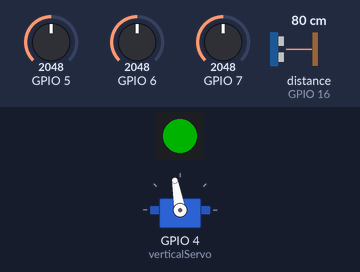
A sketch run on a simulated ESP32-S3. Parts: servo, 1 RGB LEDs in strip order, left to right. Wiring (inferred from the names in the program): ultrasonic range finder: trigger GPIO 15; echo GPIO 16. Inputs (shaded band) come from the test bench; at power-on: GPIO 5 = 2048, GPIO 6 = 2048, GPIO 7 = 2048, distance to the obstacle (sensor on GPIO 16) 80 cm. The echo pulse lasts 58.3 µs per cm; dim RGB values are drawn brighter than linear; WiFi joins after 1.5 s; servers stay silent unless stated; what the sketch prints to the serial monitor is not drawn.

Above: at 3.2 s.
3.3 s: GPIO 5 set to 2866
At 4.07 s:
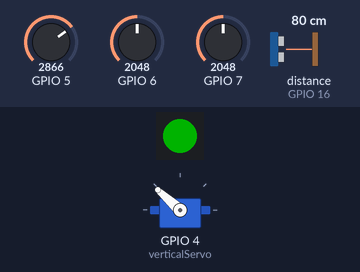
At 5.5 s:
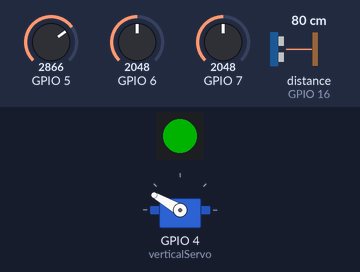
5.8 s: GPIO 6 set to 2819
7.3 s: GPIO 6 set to 2935
At 10.3 s:
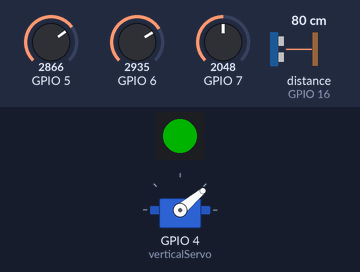
Timing chart, 0 to 11.8 s (numbered marks = the images above; inputs shaded):
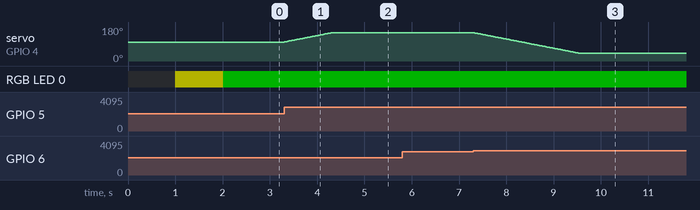

The sketch:

dashboard.ino
```cpp
#include <ESP32Servo.h>
#include <Adafruit_NeoPixel.h>
#include <WiFi.h>
#include <WebServer.h>

#define PIN 48
#define NUMPIXELS 1

Adafruit_NeoPixel pixels(NUMPIXELS, PIN, NEO_GRB + NEO_KHZ800);
#define DELAYVAL 500
Servo verticalServo;
const int trigPin = 15;
const int echoPin = 16;
int previous_height = 0;
// Constants
const int H_max = 100; // Maximum height in centimeters
const float speedOfSound = 0.0343; // Speed of sound in cm/µs


const char* ssid = "SSID";
const char* password = "PASSWORD";


String systemStatus = "Idle";
float currentEnergyLevel; // 0% to 100%
float totalStoredEnergy;  // MWh
float thermalOutput;    // kW

// Web server
WebServer server(80);

int verticalPosition = 100;
// Ultrasonic sensor pins


void handleRoot() {
  String html = R"(
    <!DOCTYPE html>
    <html>
    <head>
      <title>System Dashboard</title>
      <meta charset="UTF-8">
      <meta name="viewport" content="width=device-width, initial-scale=1">
      <link href="https://cdn.jsdelivr.net/npm/bootstrap@5.3.0-alpha1/dist/css/bootstrap.min.css" rel="stylesheet">
      <link href="https://cdnjs.cloudflare.com/ajax/libs/font-awesome/6.0.0-beta3/css/all.min.css" rel="stylesheet">
      <link href="https://fonts.googleapis.com/css2?family=Poppins:wght@300;400;500;600&display=swap" rel="stylesheet">
      <script src="https://cdn.jsdelivr.net/npm/chart.js"></script>
      <style>
        body {
          background: linear-gradient(135deg, #0f0c29, #302b63, #24243e);
          font-family: 'Poppins', sans-serif;
          color: #fff;
          margin: 0;
          padding: 0;
          overflow-x: hidden;
        }
        .glass-card {
          background: rgba(255, 255, 255, 0.1);
          border-radius: 15px;
          backdrop-filter: blur(10px);
          border: 1px solid rgba(255, 255, 255, 0.2);
          padding: 20px;
          margin-bottom: 20px;
          transition: transform 0.3s ease, box-shadow 0.3s ease;
        }
        .glass-card:hover {
          transform: translateY(-10px);
          box-shadow: 0 15px 30px rgba(0, 0, 0, 0.3);
        }
        .card-header {
          font-weight: 600;
          font-size: 1.2rem;
          color: #fff;
          margin-bottom: 15px;
        }
        .progress {
          height: 20px;
          border-radius: 10px;
          background: rgba(255, 255, 255, 0.2);
          overflow: hidden;
        }
        .progress-bar {
          background: linear-gradient(90deg, #00c6ff, #0072ff);
          border-radius: 10px;
          transition: width 0.5s ease;
        }
        .status-charging { color: #00ff88; }
        .status-discharging { color: #ff4d4d; }
        .status-idle { color: #cccccc; }
        h1 {
          font-weight: 600;
          text-shadow: 2px 2px 4px rgba(0, 0, 0, 0.2);
          margin-bottom: 30px;
        }
        .chart-container {
          background: rgba(255, 255, 255, 0.1);
          border-radius: 15px;
          padding: 20px;
          backdrop-filter: blur(10px);
          border: 1px solid rgba(255, 255, 255, 0.2);
        }
        .parallax {
          position: absolute;
          top: 0;
          left: 0;
          width: 100%;
          height: 100%;
          z-index: -1;
          background: url('https://www.transparenttextures.com/patterns/dark-stripes.png');
          opacity: 0.1;
        }
      </style>
    </head>
    <body>
      <div class="parallax"></div>
      <div class="container mt-5">
        <h1 class="text-center mb-4">System Dashboard</h1>
        <div class="row">
          <div class="col-md-6 mb-4">
            <div class="glass-card">
              <div class="card-header">
                <i class="fas fa-info-circle"></i> System Status
              </div>
              <div class="card-body">
                <h5 class="card-title" id="status">Loading...</h5>
              </div>
            </div>
          </div>
          <div class="col-md-6 mb-4">
            <div class="glass-card">
              <div class="card-header">
                <i class="fas fa-battery-half"></i> Current Energy Storage Level
              </div>
              <div class="card-body">
                <div class="progress">
                  <div id="energyProgress" class="progress-bar" role="progressbar" style="width: 0%;"></div>
                </div>
                <h5 class="card-title mt-2" id="energyLevel">Loading...</h5>
              </div>
            </div>
          </div>
        </div>
        <div class="row">
          <div class="col-md-6 mb-4">
            <div class="glass-card">
              <div class="card-header">
                <i class="fas fa-mountain"></i> Total Stored Potential Energy
              </div>
              <div class="card-body">
                <h5 class="card-title" id="storedEnergy">Loading...</h5>
              </div>
            </div>
          </div>
          <div class="col-md-6 mb-4">
            <div class="glass-card">
              <div class="card-header">
                <i class="fas fa-bolt"></i> Current Output from Thermal Power Plant
              </div>
              <div class="card-body">
                <h5 class="card-title" id="thermalOutput">Loading...</h5>
              </div>
            </div>
          </div>
        </div>
        <div class="row">
          <div class="col-md-12 mb-4">
            <div class="chart-container">
              <canvas id="energyChart"></canvas>
            </div>
          </div>
        </div>
      </div>
      <script>
        const ctx = document.getElementById('energyChart').getContext('2d');
        const energyChart = new Chart(ctx, {
          type: 'line',
          data: {
            labels: [],
            datasets: [{
              label: 'Energy Storage Level (%)',
              data: [],
              borderColor: '#00c6ff',
              backgroundColor: 'rgba(0, 198, 255, 0.1)',
              fill: true,
              tension: 0.4
            }]
          },
          options: {
            scales: {
              y: { beginAtZero: true, max: 100 }
            },
            plugins: {
              legend: { display: false }
            },
            animation: {
              duration: 1000,
              easing: 'easeInOutQuad'
            }
          }
        });

        async function fetchData() {
          const response = await fetch('/data');
          const data = await response.json();
          document.getElementById('status').innerText = data.status;
          document.getElementById('status').className = `card-title status-${data.status.toLowerCase()}`;
          document.getElementById('energyLevel').innerText = data.energyLevel + '%';
          document.getElementById('energyProgress').style.width = data.energyLevel + '%';
          document.getElementById('storedEnergy').innerText = data.storedEnergy + ' MWh';
          document.getElementById('thermalOutput').innerText = data.thermalOutput + ' kW';

          // Update chart
          const labels = energyChart.data.labels;
          const dataset = energyChart.data.datasets[0].data;
          labels.push(new Date().toLocaleTimeString());
          dataset.push(data.energyLevel);
          if (labels.length > 10) {
            labels.shift();
            dataset.shift();
          }
          energyChart.update();
        }
        setInterval(fetchData, 1000); // Update every second
      </script>
    </body>
    </html>
  )";
  server.send(200, "text/html", html);
}


void updateSystemStatus(int previous_height , int height) {
  if (height < previous_height){
      systemStatus = "Discharging";
      }
  if (height > previous_height){
      systemStatus = "Charging";
      }
  if (height == previous_height){
      systemStatus = "Idle";
      }

}


void updateEnergyLevel(int height, int H_max) {

  int currentEnergyLevel1 = height;
  currentEnergyLevel = constrain(currentEnergyLevel1,0,100);
}


void updateStoredEnergy(int height) {
  // Calculate total stored energy (MWh)
  float mass = 1000.0; // Example: 1000 kg // Example: 50 meters
  totalStoredEnergy = (mass * 9.81 * height) / 3.6e6; // Convert Joules to MWh
}


void updateThermalOutput(float irradiance) {
  float collector_area = 10000  ;
  float efficiency = 0.20  ;
  thermalOutput = ((irradiance * collector_area * efficiency) / 1000);
}

void handleData() {
  // Create a JSON response with system data
  String json = "{";
  json += "\"status\":\"" + systemStatus + "\",";
  json += "\"energyLevel\":" + String(currentEnergyLevel) + ",";
  json += "\"storedEnergy\":" + String(totalStoredEnergy) + ",";
  json += "\"thermalOutput\":" + String(thermalOutput);
  json += "}";
  server.send(200, "application/json", json);
}


float estimateIrradiance(int ldrValue) {
  // Example calibration curve (replace with your own calibration data)
  float m = 0.1; // Slope (calibration factor)
  float b = 0.0; // Intercept (calibration factor)
  return m * ldrValue + b;
}


int measureHeight() {
  // Send a 10µs pulse to the trigger pin
  digitalWrite(trigPin, LOW);
  delayMicroseconds(2);
  digitalWrite(trigPin, HIGH);
  delayMicroseconds(10);
  digitalWrite(trigPin, LOW);

  // Measure the duration of the echo pulse
  long duration = pulseIn(echoPin, HIGH);

  // Calculate distance in centimeters
  int distance = duration * speedOfSound / 2;

  // Calculate height (assuming the sensor is mounted at the top)
  int height = H_max - distance;

  return height;
}


void setup() {
  Serial.begin(115200);
  verticalServo.attach(4);
  pinMode(trigPin, OUTPUT);
  pinMode(echoPin, INPUT);
  pinMode (5,INPUT);
  pinMode  (6,INPUT);
  pinMode (7,INPUT);
  verticalServo.write(verticalPosition);
  pixels.begin();
  Serial.println("Initializing...");

  // Connect to Wi-Fi
  Serial.println("Connecting to Wi-Fi...");
  WiFi.begin(ssid, password);

  // Wait for connection
  int attempts = 0;
  while (WiFi.status() != WL_CONNECTED) {
    delay(1000);
    Serial.print(".");
      pixels.setPixelColor(0, pixels.Color(60, 60, 0));
      pixels.show();
    attempts++;
    if (attempts > 20) { // Timeout after 20 seconds
      Serial.println("\nFailed to connect to Wi-Fi. Please check credentials.");
      pixels.setPixelColor(0, pixels.Color(60, 0, 0));
      pixels.show();
      return;
    }
  }

  Serial.println("\nConnected to Wi-Fi");
  pixels.setPixelColor(0, pixels.Color(0, 60, 0));
  pixels.show();
  Serial.print("IP Address: ");
  Serial.println(WiFi.localIP());

  // Start web server
  server.on("/", handleRoot);
  server.on("/data", handleData);
  server.begin();
  Serial.println("Web server started");


}


void loop() {
  // put your main code here, to run   repeatedly:

  int leftTop = analogRead(5);
  int rightBottom = analogRead(6);
  int leftBottom = analogRead(7);

  int avg_down = max(leftBottom , rightBottom);
  int verticalLight =  leftTop- avg_down;
  float ldrValue = ((leftBottom + avg_down)/2);
  float irradiance = estimateIrradiance(ldrValue);

  if (verticalLight > 0) {
    verticalPosition += 1;  // Move up
  } else if (verticalLight < 0) {
    verticalPosition -= 1;  // Move down
  }

  // Constrain the servo positions to stay within the range of 0-180 degrees
  verticalPosition = constrain(verticalPosition, 40, 150);

  // Move the servos to the new positions
  verticalServo.write(verticalPosition);
  int height = measureHeight();
  // Print values for debugging


  // Wait for a short period before the next loop iteration


    // Update system variables (simulated or measured)
  updateSystemStatus(previous_height,height);
  updateEnergyLevel(height,H_max);
  updateStoredEnergy(height);
  updateThermalOutput(irradiance);

  // Handle client requests
  server.handleClient();
  delay(15);
  previous_height = height;
}
```

Measured:
- the behaviour switches between 2866 and 2867 on GPIO 6 (found by bisection; images 2 and 3)
- after the input at 3.3 s, servo on GPIO 4 (verticalServo): moves from 100° to 150° over 1.0 s, starting at once
- after the input at 5.8 s, every drawn part: stays the same
- after the input at 7.3 s, servo on GPIO 4 (verticalServo): moves from 150° to 40° over 2.2 s, starting at once
